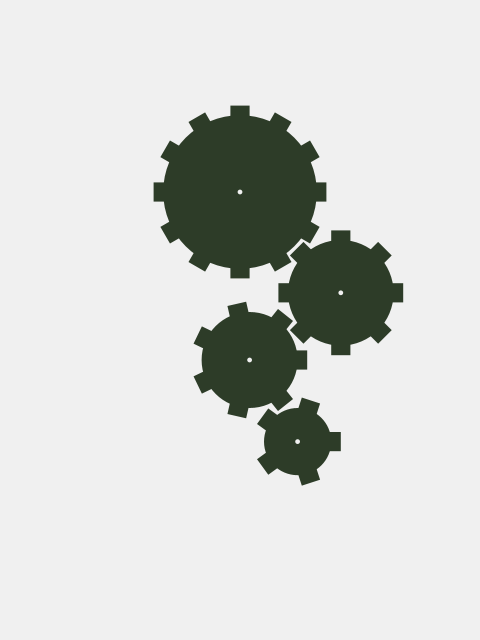
Frame 1 (no input)
Frame 2 (the mouse pressed at the canvas centre, redrawn once): identical to frame 1, image omitted

The Processing sketch that drew this single still picture (run headless with seeded random() and noise(); the mouse was pressed at the canvas centre and the sketch redrawn once):

// Processing sketch: modern_times
// ── modern_times.pde
// Manuale di Programmazione Cinematografica
// Daniele Olmisani, 2015

// Modern Times (1936)


final color PAPER = color(240);
final color INK = color(45, 60, 40);


void setup() {
  size(480, 640);
  noLoop();
}


void draw() {
  
  final float S = min(width, height);
  
  translate(0.5*width, 0.3*height);
  
  background(PAPER);
  
  drawGear(   0.0,    0.0, 0.16*S, 0.04*S, 0, 0.01*S);
  drawGear(0.21*S, 0.21*S, 0.11*S, 0.04*S, 0, 0.01*S);
  drawGear(0.02*S, 0.35*S, 0.10*S, 0.04*S, 0, 0.01*S);
  drawGear(0.12*S, 0.52*S, 0.07*S, 0.04*S, 0, 0.01*S);
  
  save("modern-times.png");
}


void drawGear(float x, float y, float r, float s, float a, float h) {

  pushMatrix();
    fill(INK);
    noStroke();

    translate(x, y);
    rotate(a);
  
    rectMode(CENTER);
    ellipseMode(CENTER);
  
    final int N = (int)((r*PI) / s);
    for (int i=0; i<N; i++) {
      rect(r, 0, s, s);
      rotate(TWO_PI / N);
    }
    ellipse(0, 0, 2*r, 2*r);
  
    fill(PAPER);
    ellipse(0, 0, h, h); 
  popMatrix();
}
